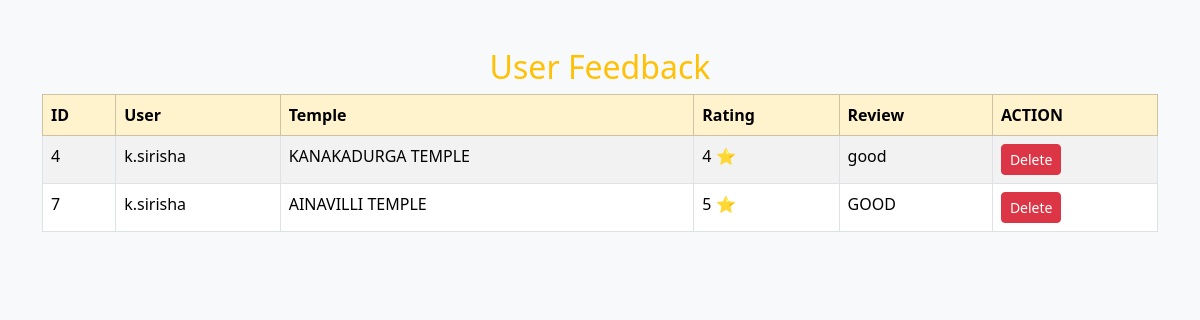
The app's page /admin/view_feedback with its own data.
### tables this page shows
CREATE TABLE feedback(
    id INTEGER PRIMARY KEY AUTOINCREMENT,
    username TEXT,
    temple_name TEXT,
    rating INTEGER,
    review TEXT
);

### app.py (the view)
@app.route("/admin/view_feedback")
def view_feedback():
    conn = sqlite3.connect("database.db")
    cursor = conn.cursor()
    cursor.execute("SELECT * FROM feedback")
    feedbacks = cursor.fetchall()
    conn.close()
    return render_template(
        "view_feedback.html",
        feedbacks=feedbacks
    )

### templates/view_feedback.html (shortened to what this page needs)
<!DOCTYPE html>
<html>
<head>
    <link href="https://cdn.jsdelivr.net/npm/bootstrap@5.3.3/dist/css/bootstrap.min.css" rel="stylesheet">
</head>
<body class="bg-light">
<div class="container mt-5">
<h2 class="text-center text-warning">
User Feedback
</h2>
<table class="table table-bordered table-striped">
<thead class="table-warning">
<tr>
<th>ID</th>
<th>User</th>
<th>Temple</th>
<th>Rating</th>
<th>Review</th>
<th>ACTION</th>
</tr>
</thead>
<tbody>
{% for f in feedbacks %}
<tr>
    <td>{{f[0]}}</td>
    <td>{{f[1]}}</td>
    <td>{{f[2]}}</td>
    <td>{{f[3]}} ⭐</td>
    <td>{{f[4]}}</td>
    <td>
        <a href="/admin/delete_feedback/{{f[0]}}"
           class="btn btn-danger btn-sm"
           onclick="return confirm('Delete this feedback?')">
            Delete
        </a>
    </td>
</tr>
{% endfor %}
</tbody>
</table>
</div>
</body>
</html>

### records on screen
feedback: id "4", username "k.sirisha", temple_name "KANAKADURGA TEMPLE", rating "4", review "good"
feedback: id "7", username "k.sirisha", temple_name "AINAVILLI TEMPLE", rating "5", review "GOOD"
